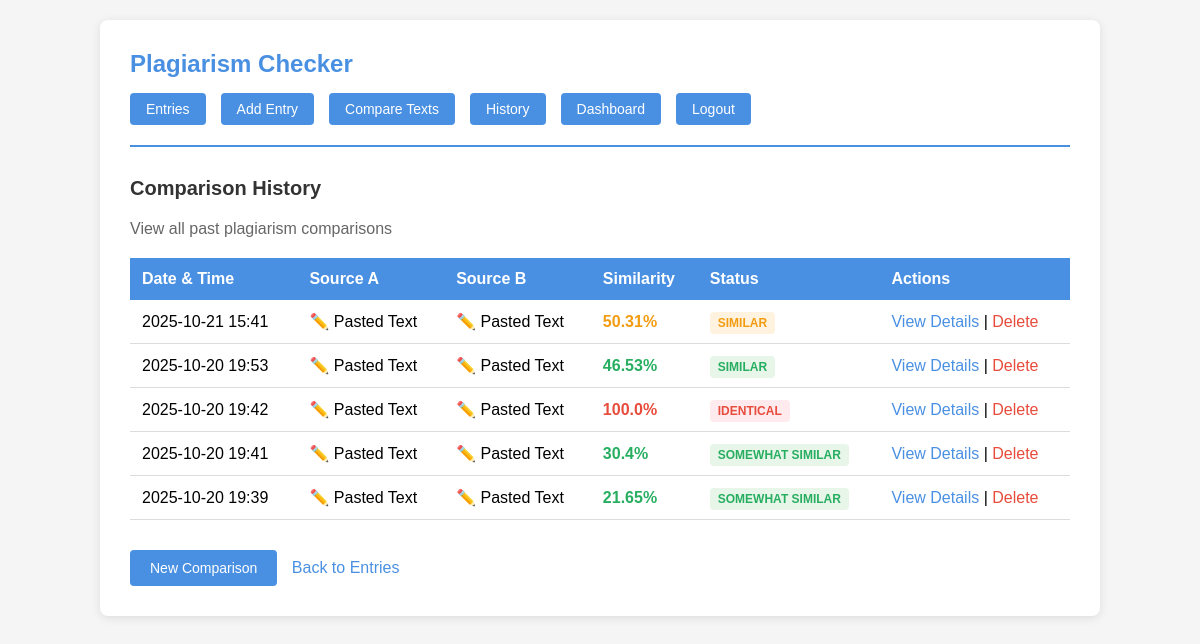
Screenshot of /checker/history/ (signed in) with the database file from the repository.
### checker/models.py (models this page shows, shortened)
class ComparisonHistory(models.Model):
    source_a_type = models.CharField(max_length=20, choices=[
        ('entry', 'Saved Entry'),
        ('pasted', 'Pasted Text'),
        ('file', 'Uploaded File')
    ])
    source_a_entry = models.ForeignKey(
        TextEntry,
        null=True,
        blank=True,
        on_delete=models.SET_NULL,
        related_name='comparisons_as_a'
    )
    source_a_text = models.TextField()
    source_a_filename = models.CharField(max_length=255, blank=True)
    source_b_type = models.CharField(max_length=20, choices=[
        ('entry', 'Saved Entry'),
        ('pasted', 'Pasted Text'),
        ('file', 'Uploaded File')
    ])
    source_b_entry = models.ForeignKey(
        TextEntry,
        null=True,
        blank=True,
        on_delete=models.SET_NULL,
        related_name='comparisons_as_b'
    )
    source_b_text = models.TextField()
    source_b_filename = models.CharField(max_length=255, blank=True)
    similarity_score = models.FloatField()
    similarity_status = models.CharField(max_length=50)
    compared_at = models.DateTimeField(default=timezone.now)
    class Meta:
        ordering = ['-compared_at']
        verbose_name_plural = 'Comparison Histories'

### checker/views.py (the view)
# urls.py: path('history/', views.ComparisonHistoryListView.as_view(), name='history_list'),
class ComparisonHistoryListView(generic.ListView):
    model = ComparisonHistory
    template_name = 'checker/history_list.html'
    context_object_name = 'comparisons'
    paginate_by = 20  # Show 20 comparisons per page

### checker/templates/checker/history_list.html (shortened to what this page needs)
{% extends "checker/base.html" %}
{% block content %}
<h2>Comparison History</h2>
<p style="color: #666; margin-bottom: 20px;">View all past plagiarism comparisons</p>
{% if comparisons %}
    <table>
        <tr>
            <th>Date & Time</th>
            <th>Source A</th>
            <th>Source B</th>
            <th>Similarity</th>
            <th>Status</th>
            <th>Actions</th>
        </tr>
        {% for comp in comparisons %}
        <tr>
            <td>{{ comp.compared_at|date:"Y-m-d H:i" }}</td>
            <td>
                {% if comp.source_a_type == 'entry' %}
                    📋 Entry: {{ comp.source_a_entry.title|default:"Untitled" }}
                {% elif comp.source_a_type == 'file' %}
                    📄 File: {{ comp.source_a_filename }}
                {% else %}
                    ✏️ Pasted Text
                {% endif %}
            </td>
            <td>
                {% if comp.source_b_type == 'entry' %}
                    📋 Entry: {{ comp.source_b_entry.title|default:"Untitled" }}
                {% elif comp.source_b_type == 'file' %}
                    📄 File: {{ comp.source_b_filename }}
                {% else %}
                    ✏️ Pasted Text
                {% endif %}
            </td>
            <td style="font-weight: bold;
                {% if comp.similarity_score >= 80 %}color: #e74c3c;
                {% elif comp.similarity_score >= 50 %}color: #f39c12;
                {% else %}color: #27ae60;{% endif %}">
                {{ comp.similarity_score }}%
            </td>
            <td>
                <span style="padding: 4px 8px; border-radius: 4px; font-size: 12px; font-weight: bold;
                    {% if comp.similarity_score >= 80 %}background: #ffebee; color: #e74c3c;
                    {% elif comp.similarity_score >= 50 %}background: #fff3e0; color: #f39c12;
                    {% else %}background: #e8f5e9; color: #27ae60;{% endif %}">
                    {{ comp.similarity_status }}
                </span>
            </td>
            <td>
                <a href="{% url 'checker:history_detail' comp.pk %}">View Details</a> |
                <a href="{% url 'checker:history_delete' comp.pk %}" style="color: #e74c3c;" onclick="return confirm('Are you sure you want to delete this comparison?')">Delete</a>
            </td>
        </tr>
        {% endfor %}
    </table>
{% else %}
    <p>No comparison history yet. <a href="{% url 'checker:compare' %}">Start comparing texts</a></p>
{% endif %}
<div style="margin-top: 30px;">
    <a href="{% url 'checker:compare' %}" class="btn">New Comparison</a>
    <a href="{% url 'checker:entry_list' %}" style="margin-left: 10px;">Back to Entries</a>
</div>
{% endblock %}

### checker/templates/checker/base.html (style rules this page uses)
* { margin: 0; padding: 0; box-sizing: border-box; }
body { font-family: Arial, sans-serif; background: #f5f5f5; padding: 20px; }
h2 { color: #333; margin-bottom: 20px; font-size: 20px; }
table { width: 100%; border-collapse: collapse; margin: 20px 0; }
th { background: #4a90e2; color: white; padding: 12px; text-align: left; }
td { padding: 12px; border-bottom: 1px solid #ddd; }
button, .btn { background: #4a90e2; color: white; border: none; padding: 10px 20px; border-radius: 4px; cursor: pointer; font-size: 14px; text-decoration: none; display: inline-block; }
a { color: #4a90e2; text-decoration: none; }

### rows the page displays
ComparisonHistory: compared_at "2025-10-21 15:41", source_a_type "✏️ Pasted Text", source_b_type "✏️ Pasted Text", similarity_score "50.31", similarity_status "SIMILAR"
ComparisonHistory: compared_at "2025-10-20 19:53", source_a_type "✏️ Pasted Text", source_b_type "✏️ Pasted Text", similarity_score "46.53", similarity_status "SIMILAR"
ComparisonHistory: compared_at "2025-10-20 19:42", source_a_type "✏️ Pasted Text", source_b_type "✏️ Pasted Text", similarity_score "100.0", similarity_status "IDENTICAL"
ComparisonHistory: compared_at "2025-10-20 19:41", source_a_type "✏️ Pasted Text", source_b_type "✏️ Pasted Text", similarity_score "30.4", similarity_status "SOMEWHAT SIMILAR"
ComparisonHistory: compared_at "2025-10-20 19:39", source_a_type "✏️ Pasted Text", source_b_type "✏️ Pasted Text", similarity_score "21.65", similarity_status "SOMEWHAT SIMILAR"
